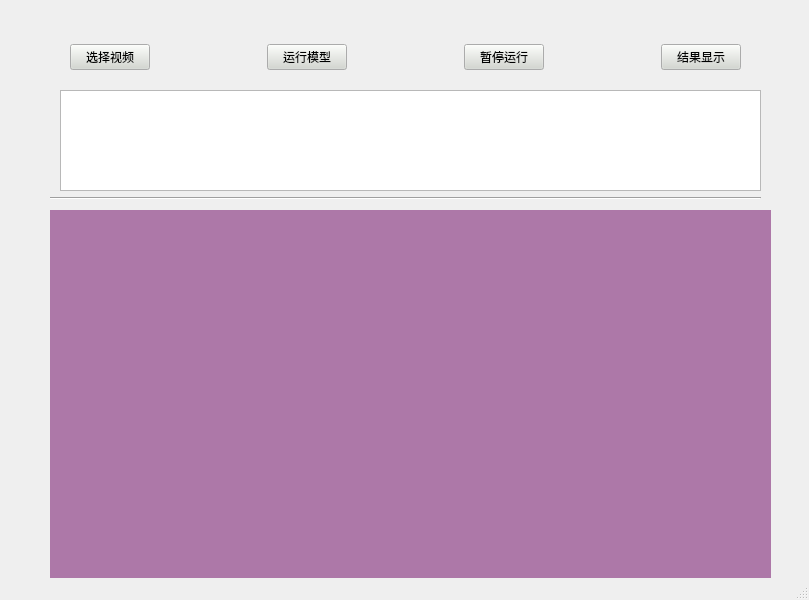
<?xml version="1.0" encoding="UTF-8"?>
<ui version="4.0">
 <class>MainWindow</class>
 <widget class="QMainWindow" name="MainWindow">
  <property name="geometry">
   <rect>
    <x>0</x>
    <y>0</y>
    <width>809</width>
    <height>600</height>
   </rect>
  </property>
  <property name="palette">
   <palette>
    <active>
     <colorrole role="Button">
      <brush brushstyle="SolidPattern">
       <color alpha="255">
        <red>173</red>
        <green>127</green>
        <blue>168</blue>
       </color>
      </brush>
     </colorrole>
    </active>
    <inactive>
     <colorrole role="Button">
      <brush brushstyle="SolidPattern">
       <color alpha="255">
        <red>173</red>
        <green>127</green>
        <blue>168</blue>
       </color>
      </brush>
     </colorrole>
    </inactive>
    <disabled>
     <colorrole role="Button">
      <brush brushstyle="SolidPattern">
       <color alpha="255">
        <red>173</red>
        <green>127</green>
        <blue>168</blue>
       </color>
      </brush>
     </colorrole>
    </disabled>
   </palette>
  </property>
  <property name="windowTitle">
   <string>MainWindow</string>
  </property>
  <widget class="QWidget" name="centralwidget">
   <widget class="QLabel" name="label_3">
    <property name="geometry">
     <rect>
      <x>50</x>
      <y>210</y>
      <width>721</width>
      <height>371</height>
     </rect>
    </property>
    <property name="palette">
     <palette>
      <active>
       <colorrole role="Button">
        <brush brushstyle="SolidPattern">
         <color alpha="255">
          <red>173</red>
          <green>120</green>
          <blue>168</blue>
         </color>
        </brush>
       </colorrole>
       <colorrole role="Base">
        <brush brushstyle="SolidPattern">
         <color alpha="255">
          <red>173</red>
          <green>120</green>
          <blue>168</blue>
         </color>
        </brush>
       </colorrole>
       <colorrole role="Window">
        <brush brushstyle="SolidPattern">
         <color alpha="255">
          <red>173</red>
          <green>120</green>
          <blue>168</blue>
         </color>
        </brush>
       </colorrole>
       <colorrole role="ToolTipBase">
        <brush brushstyle="SolidPattern">
         <color alpha="255">
          <red>173</red>
          <green>127</green>
          <blue>168</blue>
         </color>
        </brush>
       </colorrole>
      </active>
      <inactive>
       <colorrole role="Button">
        <brush brushstyle="SolidPattern">
         <color alpha="255">
          <red>173</red>
          <green>120</green>
          <blue>168</blue>
         </color>
        </brush>
       </colorrole>
       <colorrole role="Base">
        <brush brushstyle="SolidPattern">
         <color alpha="255">
          <red>173</red>
          <green>120</green>
          <blue>168</blue>
         </color>
        </brush>
       </colorrole>
       <colorrole role="Window">
        <brush brushstyle="SolidPattern">
         <color alpha="255">
          <red>173</red>
          <green>120</green>
          <blue>168</blue>
         </color>
        </brush>
       </colorrole>
       <colorrole role="ToolTipBase">
        <brush brushstyle="SolidPattern">
         <color alpha="255">
          <red>173</red>
          <green>127</green>
          <blue>168</blue>
         </color>
        </brush>
       </colorrole>
      </inactive>
      <disabled>
       <colorrole role="Button">
        <brush brushstyle="SolidPattern">
         <color alpha="255">
          <red>173</red>
          <green>120</green>
          <blue>168</blue>
         </color>
        </brush>
       </colorrole>
       <colorrole role="Base">
        <brush brushstyle="SolidPattern">
         <color alpha="255">
          <red>173</red>
          <green>120</green>
          <blue>168</blue>
         </color>
        </brush>
       </colorrole>
       <colorrole role="Window">
        <brush brushstyle="SolidPattern">
         <color alpha="255">
          <red>173</red>
          <green>120</green>
          <blue>168</blue>
         </color>
        </brush>
       </colorrole>
       <colorrole role="ToolTipBase">
        <brush brushstyle="SolidPattern">
         <color alpha="255">
          <red>173</red>
          <green>127</green>
          <blue>168</blue>
         </color>
        </brush>
       </colorrole>
      </disabled>
     </palette>
    </property>
    <property name="styleSheet">
     <string notr="true">QLabel{
background: rgba(173, 120, 168)
}</string>
    </property>
    <property name="text">
     <string/>
    </property>
   </widget>
   <widget class="Line" name="line">
    <property name="geometry">
     <rect>
      <x>50</x>
      <y>190</y>
      <width>711</width>
      <height>16</height>
     </rect>
    </property>
    <property name="orientation">
     <enum>Qt::Horizontal</enum>
    </property>
   </widget>
   <widget class="QWidget" name="layoutWidget">
    <property name="geometry">
     <rect>
      <x>70</x>
      <y>40</y>
      <width>671</width>
      <height>35</height>
     </rect>
    </property>
    <layout class="QHBoxLayout" name="horizontalLayout_2">
     <item>
      <layout class="QHBoxLayout" name="horizontalLayout">
       <item>
        <widget class="QPushButton" name="pushButton_3">
         <property name="palette">
          <palette>
           <active>
            <colorrole role="Button">
             <brush brushstyle="SolidPattern">
              <color alpha="255">
               <red>211</red>
               <green>215</green>
               <blue>207</blue>
              </color>
             </brush>
            </colorrole>
           </active>
           <inactive>
            <colorrole role="Button">
             <brush brushstyle="SolidPattern">
              <color alpha="255">
               <red>211</red>
               <green>215</green>
               <blue>207</blue>
              </color>
             </brush>
            </colorrole>
           </inactive>
           <disabled>
            <colorrole role="Button">
             <brush brushstyle="SolidPattern">
              <color alpha="255">
               <red>211</red>
               <green>215</green>
               <blue>207</blue>
              </color>
             </brush>
            </colorrole>
           </disabled>
          </palette>
         </property>
         <property name="text">
          <string>选择视频</string>
         </property>
        </widget>
       </item>
       <item>
        <spacer name="horizontalSpacer">
         <property name="orientation">
          <enum>Qt::Horizontal</enum>
         </property>
         <property name="sizeHint" stdset="0">
          <size>
           <width>40</width>
           <height>20</height>
          </size>
         </property>
        </spacer>
       </item>
       <item>
        <widget class="QPushButton" name="pushButton_4">
         <property name="palette">
          <palette>
           <active>
            <colorrole role="Button">
             <brush brushstyle="SolidPattern">
              <color alpha="255">
               <red>211</red>
               <green>215</green>
               <blue>207</blue>
              </color>
             </brush>
            </colorrole>
           </active>
           <inactive>
            <colorrole role="Button">
             <brush brushstyle="SolidPattern">
              <color alpha="255">
               <red>211</red>
               <green>215</green>
               <blue>207</blue>
              </color>
             </brush>
            </colorrole>
           </inactive>
           <disabled>
            <colorrole role="Button">
             <brush brushstyle="SolidPattern">
              <color alpha="255">
               <red>211</red>
               <green>215</green>
               <blue>207</blue>
              </color>
             </brush>
            </colorrole>
           </disabled>
          </palette>
         </property>
         <property name="text">
          <string>运行模型</string>
         </property>
        </widget>
       </item>
       <item>
        <spacer name="horizontalSpacer_2">
         <property name="orientation">
          <enum>Qt::Horizontal</enum>
         </property>
         <property name="sizeHint" stdset="0">
          <size>
           <width>40</width>
           <height>20</height>
          </size>
         </property>
        </spacer>
       </item>
       <item>
        <widget class="QPushButton" name="pushButton_5">
         <property name="palette">
          <palette>
           <active>
            <colorrole role="Button">
             <brush brushstyle="SolidPattern">
              <color alpha="255">
               <red>211</red>
               <green>215</green>
               <blue>207</blue>
              </color>
             </brush>
            </colorrole>
           </active>
           <inactive>
            <colorrole role="Button">
             <brush brushstyle="SolidPattern">
              <color alpha="255">
               <red>211</red>
               <green>215</green>
               <blue>207</blue>
              </color>
             </brush>
            </colorrole>
           </inactive>
           <disabled>
            <colorrole role="Button">
             <brush brushstyle="SolidPattern">
              <color alpha="255">
               <red>211</red>
               <green>215</green>
               <blue>207</blue>
              </color>
             </brush>
            </colorrole>
           </disabled>
          </palette>
         </property>
         <property name="text">
          <string>暂停运行</string>
         </property>
        </widget>
       </item>
       <item>
        <spacer name="horizontalSpacer_3">
         <property name="orientation">
          <enum>Qt::Horizontal</enum>
         </property>
         <property name="sizeHint" stdset="0">
          <size>
           <width>40</width>
           <height>20</height>
          </size>
         </property>
        </spacer>
       </item>
       <item>
        <widget class="QPushButton" name="pushButton_6">
         <property name="palette">
          <palette>
           <active>
            <colorrole role="Button">
             <brush brushstyle="SolidPattern">
              <color alpha="255">
               <red>211</red>
               <green>215</green>
               <blue>207</blue>
              </color>
             </brush>
            </colorrole>
           </active>
           <inactive>
            <colorrole role="Button">
             <brush brushstyle="SolidPattern">
              <color alpha="255">
               <red>211</red>
               <green>215</green>
               <blue>207</blue>
              </color>
             </brush>
            </colorrole>
           </inactive>
           <disabled>
            <colorrole role="Button">
             <brush brushstyle="SolidPattern">
              <color alpha="255">
               <red>211</red>
               <green>215</green>
               <blue>207</blue>
              </color>
             </brush>
            </colorrole>
           </disabled>
          </palette>
         </property>
         <property name="text">
          <string>结果显示</string>
         </property>
        </widget>
       </item>
      </layout>
     </item>
    </layout>
   </widget>
   <widget class="QTextBrowser" name="textBrowser">
    <property name="geometry">
     <rect>
      <x>60</x>
      <y>90</y>
      <width>701</width>
      <height>101</height>
     </rect>
    </property>
    <property name="autoFillBackground">
     <bool>false</bool>
    </property>
   </widget>
  </widget>
  <widget class="QStatusBar" name="statusbar"/>
 </widget>
 <resources/>
 <connections/>
</ui>
